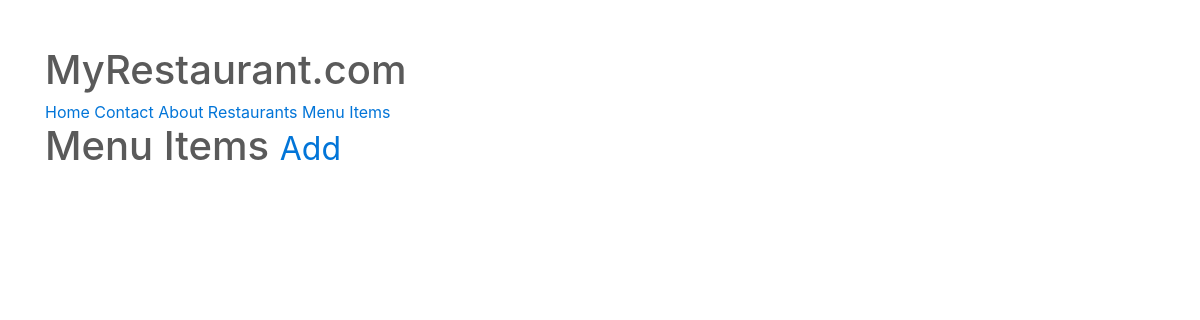
The page /items/ (signed in) on the database as committed earlier.
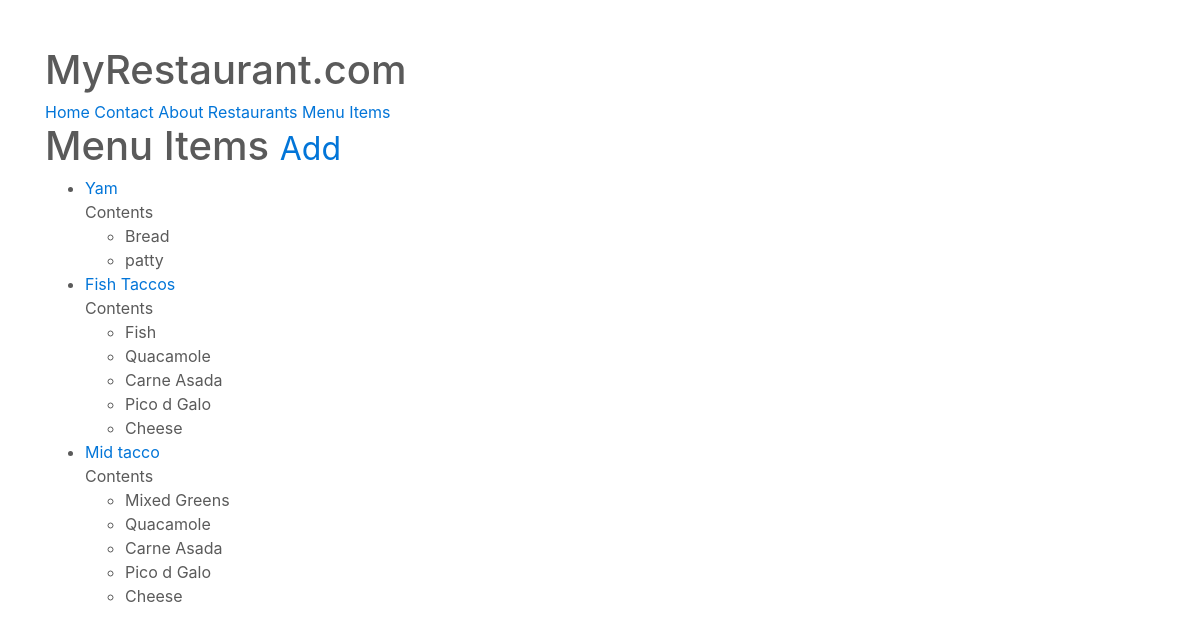
The same page on the database as committed later.
### menus/models.py (models this page shows, shortened)
class Item(models.Model):
	user 			= models.ForeignKey(User)
	restaurant		= models.ForeignKey(RestaurantLocation)
	name			= models.CharField(max_length=120)
	contents		= models.TextField(help_text='seperate each item by comma')
	excludes		= models.TextField(blank=True, null=True, help_text='seperate each item by comma')
	public			= models.BooleanField(default=True)
	timestamp		= models.DateTimeField(auto_now_add=True)
	updated			= models.DateTimeField(auto_now=True)
	class Meta:
		ordering = ['-updated', '-timestamp']
	def get_absolute_url(self):
		return reverse('menus:detail', kwargs={'pk': self.pk})
	def get_contents(self):
		return self.contents.split(",")

### menus/views.py (the view)
class ItemListView(LoginRequiredMixin, ListView):
	def get_queryset(self):
		return Item.objects.filter(user=self.request.user)

### menus/templates/menus/item_list.html (shortened to what this page needs)
{% extends "base.html" %}
{% block content %}
<h1>Menu Items <small><a href='{% url "menus:create" %}'>Add</a></small></h1>
<ul>
	{% for obj in object_list %}
		<li><a href='{{ obj.get_absolute_url }}'>{{ obj.name }}</a><br/>
			{% if obj.contents %}
			Contents
			<ul>
				{% for item in obj.get_contents %}
				<li>{{ item }}</li>
				{% endfor %}
			</ul>
			{% endif %}
		</li>
	{% endfor %}
</ul>
{% endblock %}

### templates/base.html (shortened to what this page needs)
<!DOCTYPE html>
<html lang=en>
<head>
	{% include 'snippets/css.html' %}
</head>
	<body>
		{% include 'snippets/nav.html'%}
		<div class='container'>
			{% block content %}{% endblock content %}
		</div>
	</body>
</html>

### templates/snippets/css.html
{% load staticfiles %}
<link rel="stylesheet" href="{% static 'css/bootstrap.min.css' %}">
<link rel="stylesheet" href="{% static 'css/carousel.css' %}">

### templates/snippets/nav.html
<div class='container'>
	<h1>MyRestaurant.com</h1>
	<a href='{% url "home" %}'>Home</a>
	<a href='{% url "contact" %}'>Contact</a>
	<a href='{% url "about" %}'>About</a>
	{% if request.user.is_authenticated %}
	<a href='{% url "restaurants:list" %}'>Restaurants</a>
	<a href='{% url "menus:list" %}'>Menu Items</a>
	{% endif %}
</div>

### templates/snippets/js.html (shortened to what this page needs)
{% load staticfiles %}

### templates/static/css/carousel.css (style rules this page uses)
body { padding-top: 3rem; padding-bottom: 3rem; color: #5a5a5a; }

Rows that differ between the two databases and show on the page:
added Item: name "Yam", get_contents "Bread" "patty"
added Item: name "Fish Taccos", get_contents "Fish" "Quacamole" "Carne Asada" "Pico d Galo" "Cheese"
added Item: name "Mid tacco", get_contents "Mixed Greens" "Quacamole" "Carne Asada" "Pico d Galo" "Cheese"
